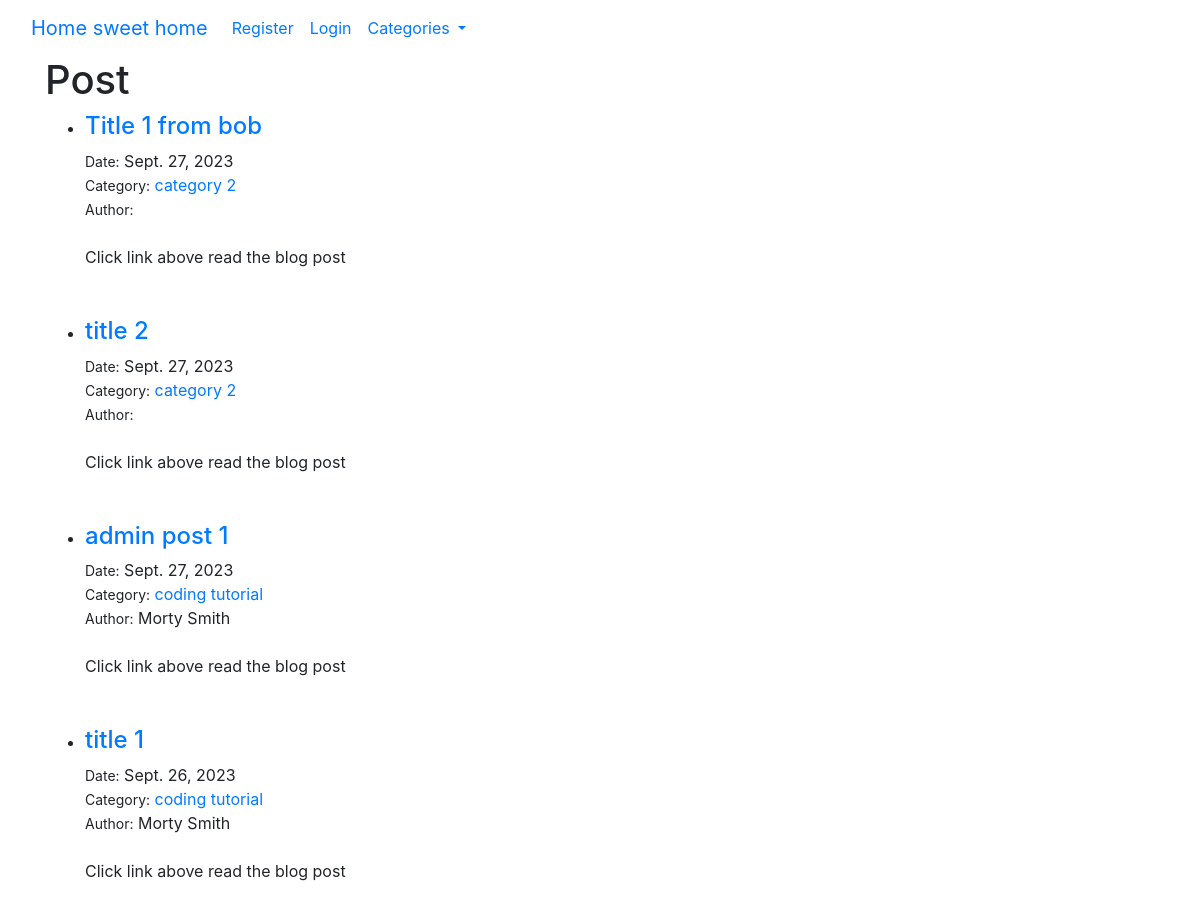
Before: / (upper part) with the older database file.
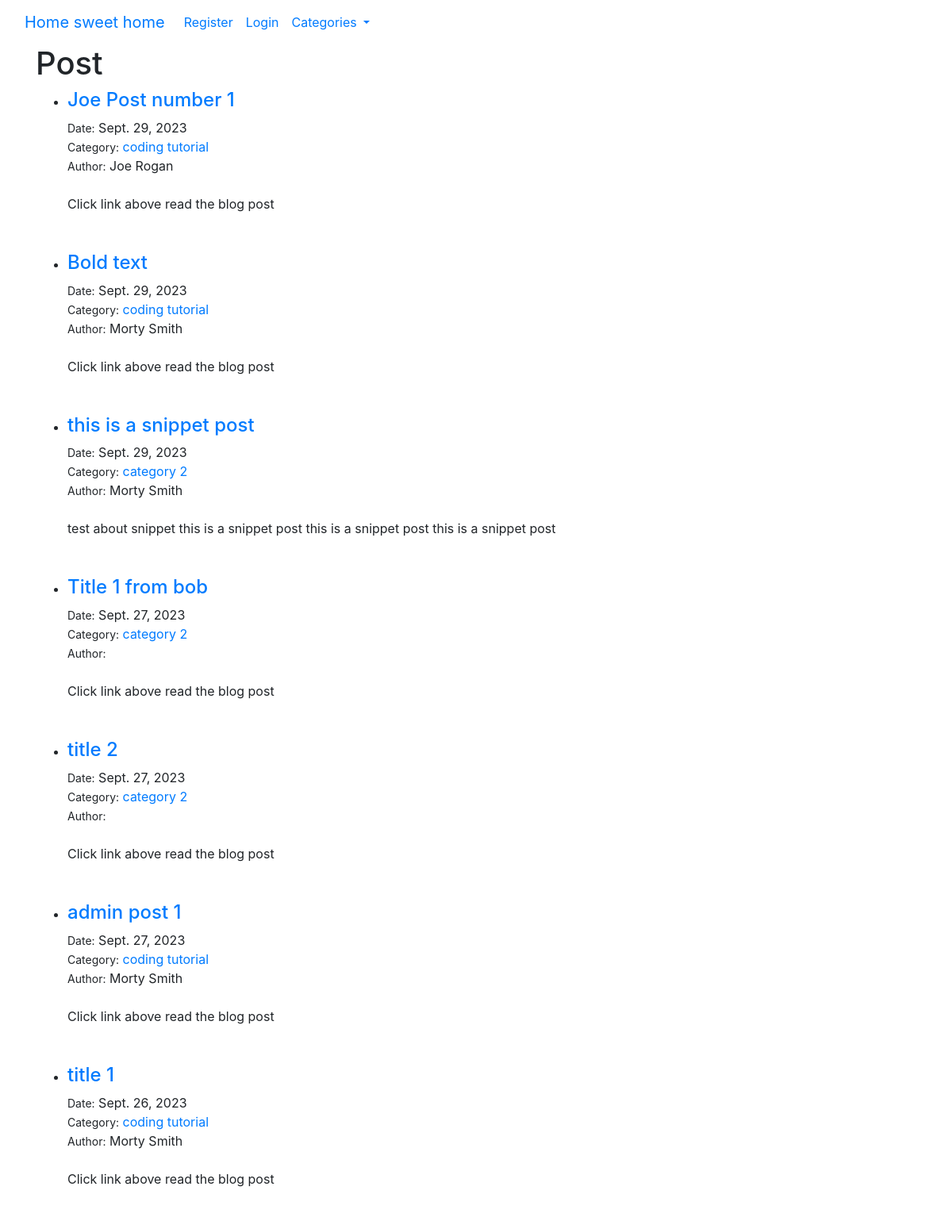
After: the same page with the newer database file.
### theblog/models.py (models this page shows, shortened)
class Post(models.Model):
    title = models.CharField(max_length=255)
    title_tag = models.CharField(max_length=255)
    author = models.ForeignKey(User, on_delete=models.CASCADE)
    body = RichTextField(blank=True, null=True)
    post_date = models.DateField(auto_now_add=True)
    category = models.CharField(max_length=255, default='coding')
    snippet = models.CharField(max_length=255)
    likes = models.ManyToManyField(User, related_name='blog_post')

### theblog/views.py (the view)
# urls.py: path('', HomeView.as_view(), name='home'),
class HomeView(ListView):
    model = Post
    template_name = 'home.html'
    ordering = ['-post_date']
    def get_context_data(self, *args, **kwargs):
        cat_menu = Category.objects.all
        contex = super(HomeView, self).get_context_data(*args, **kwargs)
        contex["cat_menu"] = cat_menu
        return contex

### theblog/models.py (called while the page is built)
    def __str__(self):
        return self.name

### theblog/templates/home.html (shortened to what this page needs)
{% extends 'base.html' %}
{% block content %}
    <h1>Post</h1>
    <ul>
    {% for post in object_list %}
        <li>
            <h4><a href="{% url 'article-detail' post.pk %}"> {{ post.title }}</a></h4>
            <div><small>Date:</small> {{ post.post_date }}</div>
            <div><small>Category:</small> <a href="{% url 'category' post.category|slugify %}">{{ post.category }}</a></div>
            <div>
                <small>Author:</small> {{ post.author.first_name }} {{ post.author.last_name }}
            </div>
            <br>
            {{ post.snippet }}
        </li>
        <br>
        <br>
    {% endfor %}
    </ul>
{% endblock %}

### theblog/templates/base.html (shortened to what this page needs)
<!DOCTYPE html>
<html lang="en">
<head>
    <link rel="stylesheet" href="https://cdn.jsdelivr.net/npm/bootstrap@4.6.2/dist/css/bootstrap.min.css">
  </head>
<body>
    <nav class="navbar navbar-expand-lg bg-body-tertiary">
        <div class="container-fluid">
          <a class="navbar-brand" href="{% url 'home' %}">Home sweet home</a>
          <div class="collapse navbar-collapse" id="navbarSupportedContent">
            <ul class="navbar-nav me-auto mb-2 mb-lg-0">
              {% if user.is_authenticated %}
              <li class="nav-item">
                <a class="nav-link" href="{% url 'add_post' %}">Add post</a>
              </li>
              <li class="nav-item">
                <a class="nav-link" href="{% url 'logout' %}">logout</a>
              </li>
              <li class="nav-item">
                <a class="nav-link" href="{% url 'edit_frofile' %}">Edit profile</a>
              </li>
              <li class="nav-item">
                <a class="nav-link" href="{% url 'add_category' %}">add category</a>
              </li>
              {% else %}
              <li class="nav-item">
                <a class="nav-link" href="{% url 'register' %}">Register</a>
              </li>
              <li class="nav-item">
                <a class="nav-link" href="{% url 'login' %}">Login</a>
              </li>
              {% endif %}
              {% if cat_menu %}
              <li class="nav-item dropdown">
                <a class="nav-link dropdown-toggle" href="#" role="button" data-toggle="dropdown" aria-expanded="false">
                  Categories
                </a>
              </li>
              {% else %}
              <li class="nav-item">
                <a class="nav-link" href="{% url 'category-list' %}">Category list</a>
              </li>
              {% endif %}
            </ul>
          </div>
        </div>
      </nav>
    <div class="container">
    {% block content %}
    {% endblock %}
    </div>
</body>
</html>

Changed rows visible on the page:
added Post: title "Joe Post number 1", post_date "Sept. 29, 2023", category "coding tutorial", author.first_name "Joe", author.last_name "Rogan", snippet "Click link above read the blog post"
added Post: title "Bold text", post_date "Sept. 29, 2023", category "coding tutorial", author.first_name "Morty", author.last_name "Smith", snippet "Click link above read the blog post"
added Post: title "this is a snippet post", post_date "Sept. 29, 2023", category "category 2", author.first_name "Morty", author.last_name "Smith", snippet "test about snippet this is a snippet post this is a snippet post this is a snippet post"
